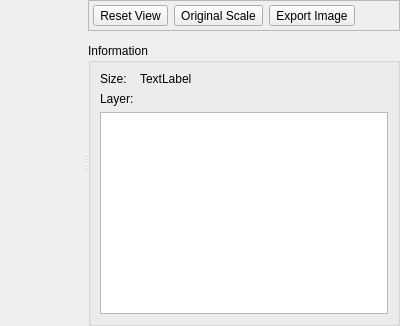
<?xml version="1.0" encoding="UTF-8"?>
<ui version="4.0">
 <class>EXRWindowClass</class>
 <widget class="QWidget" name="EXRWindowClass">
  <property name="geometry">
   <rect>
    <x>0</x>
    <y>0</y>
    <width>400</width>
    <height>326</height>
   </rect>
  </property>
  <property name="windowTitle">
   <string>EXR</string>
  </property>
  <layout class="QHBoxLayout" name="horizontalLayout">
   <property name="leftMargin">
    <number>0</number>
   </property>
   <property name="topMargin">
    <number>0</number>
   </property>
   <property name="rightMargin">
    <number>0</number>
   </property>
   <property name="bottomMargin">
    <number>0</number>
   </property>
   <item>
    <widget class="QSplitter" name="splitter">
     <property name="orientation">
      <enum>Qt::Horizontal</enum>
     </property>
     <property name="childrenCollapsible">
      <bool>false</bool>
     </property>
     <widget class="PR::UI::ImageView" name="imageWidget" native="true">
      <property name="sizePolicy">
       <sizepolicy hsizetype="Expanding" vsizetype="Expanding">
        <horstretch>0</horstretch>
        <verstretch>0</verstretch>
       </sizepolicy>
      </property>
     </widget>
     <widget class="QWidget" name="widget" native="true">
      <property name="sizePolicy">
       <sizepolicy hsizetype="Minimum" vsizetype="Preferred">
        <horstretch>0</horstretch>
        <verstretch>0</verstretch>
       </sizepolicy>
      </property>
      <layout class="QVBoxLayout" name="verticalLayout">
       <property name="leftMargin">
        <number>0</number>
       </property>
       <property name="topMargin">
        <number>0</number>
       </property>
       <property name="rightMargin">
        <number>0</number>
       </property>
       <property name="bottomMargin">
        <number>0</number>
       </property>
       <item>
        <widget class="QFrame" name="frame_2">
         <property name="sizePolicy">
          <sizepolicy hsizetype="Minimum" vsizetype="Preferred">
           <horstretch>0</horstretch>
           <verstretch>0</verstretch>
          </sizepolicy>
         </property>
         <property name="frameShape">
          <enum>QFrame::StyledPanel</enum>
         </property>
         <property name="frameShadow">
          <enum>QFrame::Sunken</enum>
         </property>
         <layout class="QHBoxLayout" name="horizontalLayout_2">
          <property name="leftMargin">
           <number>4</number>
          </property>
          <property name="topMargin">
           <number>4</number>
          </property>
          <property name="rightMargin">
           <number>4</number>
          </property>
          <property name="bottomMargin">
           <number>4</number>
          </property>
          <item>
           <widget class="QToolButton" name="resetViewButton">
            <property name="text">
             <string>Reset View</string>
            </property>
            <property name="icon">
             <iconset resource="../resources/icons.qrc">
              <normaloff>:/ic_settings_overscan_black_24dp_2x.png</normaloff>:/ic_settings_overscan_black_24dp_2x.png</iconset>
            </property>
           </widget>
          </item>
          <item>
           <widget class="QToolButton" name="originalScaleButton">
            <property name="text">
             <string>Original Scale</string>
            </property>
            <property name="icon">
             <iconset resource="../resources/icons.qrc">
              <normaloff>:/ic_aspect_ratio_black_24dp_2x.png</normaloff>:/ic_aspect_ratio_black_24dp_2x.png</iconset>
            </property>
           </widget>
          </item>
          <item>
           <widget class="QToolButton" name="exportImageButton">
            <property name="text">
             <string>Export Image</string>
            </property>
            <property name="icon">
             <iconset resource="../resources/icons.qrc">
              <normaloff>:/ic_file_download_black_24dp_2x.png</normaloff>:/ic_file_download_black_24dp_2x.png</iconset>
            </property>
           </widget>
          </item>
          <item>
           <spacer name="horizontalSpacer">
            <property name="orientation">
             <enum>Qt::Horizontal</enum>
            </property>
            <property name="sizeHint" stdset="0">
             <size>
              <width>40</width>
              <height>20</height>
             </size>
            </property>
           </spacer>
          </item>
         </layout>
        </widget>
       </item>
       <item>
        <widget class="PR::UI::ToneMapperEditor" name="toneMapperEditor" native="true">
         <property name="sizePolicy">
          <sizepolicy hsizetype="Minimum" vsizetype="Preferred">
           <horstretch>0</horstretch>
           <verstretch>0</verstretch>
          </sizepolicy>
         </property>
        </widget>
       </item>
       <item>
        <widget class="QGroupBox" name="groupBox">
         <property name="sizePolicy">
          <sizepolicy hsizetype="Minimum" vsizetype="Preferred">
           <horstretch>0</horstretch>
           <verstretch>0</verstretch>
          </sizepolicy>
         </property>
         <property name="title">
          <string>Information</string>
         </property>
         <layout class="QFormLayout" name="formLayout">
          <item row="0" column="0">
           <widget class="QLabel" name="label">
            <property name="text">
             <string>Size:</string>
            </property>
           </widget>
          </item>
          <item row="0" column="1">
           <widget class="QLabel" name="sizeLabel">
            <property name="text">
             <string>TextLabel</string>
            </property>
           </widget>
          </item>
          <item row="1" column="0">
           <widget class="QLabel" name="label_2">
            <property name="text">
             <string>Layer:</string>
            </property>
           </widget>
          </item>
          <item row="2" column="0" colspan="2">
           <widget class="QListWidget" name="layerList">
            <property name="editTriggers">
             <set>QAbstractItemView::NoEditTriggers</set>
            </property>
            <property name="alternatingRowColors">
             <bool>true</bool>
            </property>
            <property name="selectionBehavior">
             <enum>QAbstractItemView::SelectRows</enum>
            </property>
           </widget>
          </item>
         </layout>
        </widget>
       </item>
      </layout>
     </widget>
    </widget>
   </item>
  </layout>
 </widget>
 <customwidgets>
  <customwidget>
   <class>PR::UI::ImageView</class>
   <extends>QWidget</extends>
   <header>widgets/ImageView.h</header>
   <container>1</container>
  </customwidget>
  <customwidget>
   <class>PR::UI::ToneMapperEditor</class>
   <extends>QWidget</extends>
   <header>widgets/ToneMapperEditor.h</header>
   <container>1</container>
  </customwidget>
 </customwidgets>
 <resources>
  <include location="../../../ui/resources/icons.qrc"/>
 </resources>
 <connections/>
</ui>
